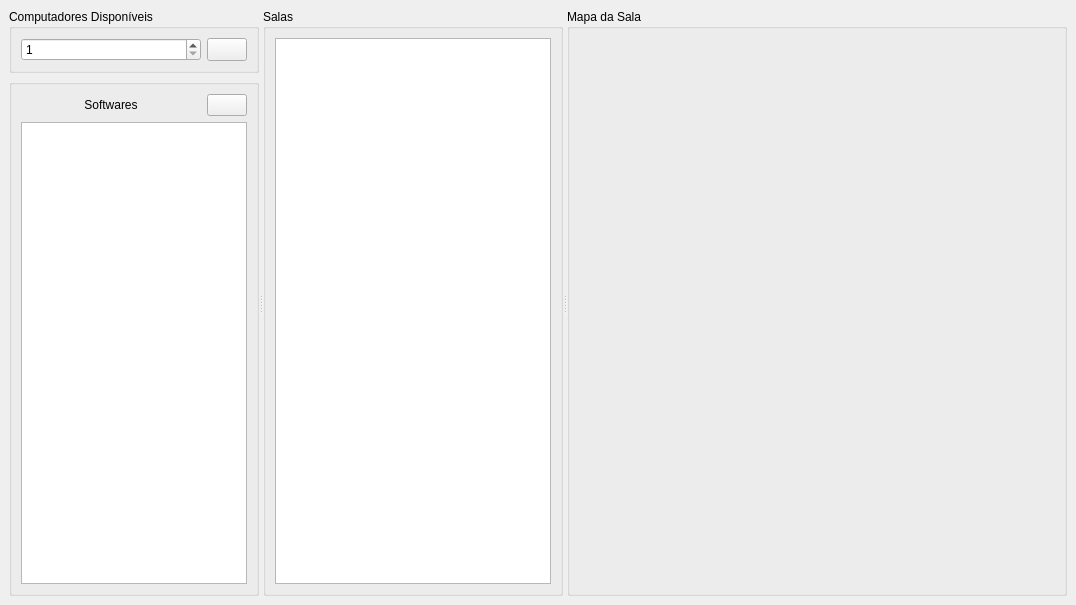
<?xml version="1.0" encoding="UTF-8"?>
<ui version="4.0">
 <class>cliEnter</class>
 <widget class="QMainWindow" name="cliEnter">
  <property name="geometry">
   <rect>
    <x>0</x>
    <y>0</y>
    <width>1066</width>
    <height>605</height>
   </rect>
  </property>
  <property name="windowTitle">
   <string>cliEnter</string>
  </property>
  <widget class="QWidget" name="centralwidget">
   <layout class="QVBoxLayout" name="verticalLayout_4">
    <item>
     <widget class="QSplitter" name="splitter">
      <property name="orientation">
       <enum>Qt::Horizontal</enum>
      </property>
      <property name="childrenCollapsible">
       <bool>false</bool>
      </property>
      <widget class="QWidget" name="layoutWidget">
       <layout class="QVBoxLayout" name="verticalLayout_2">
        <item>
         <widget class="QGroupBox" name="groupBox">
          <property name="minimumSize">
           <size>
            <width>250</width>
            <height>0</height>
           </size>
          </property>
          <property name="contextMenuPolicy">
           <enum>Qt::DefaultContextMenu</enum>
          </property>
          <property name="title">
           <string>Computadores Disponíveis</string>
          </property>
          <property name="flat">
           <bool>false</bool>
          </property>
          <property name="checkable">
           <bool>false</bool>
          </property>
          <layout class="QHBoxLayout" name="horizontalLayout" stretch="1,1">
           <item>
            <widget class="QSpinBox" name="qtDispFilter">
             <property name="minimum">
              <number>1</number>
             </property>
             <property name="maximum">
              <number>36</number>
             </property>
            </widget>
           </item>
           <item>
            <widget class="QPushButton" name="clearQt">
             <property name="sizePolicy">
              <sizepolicy hsizetype="Maximum" vsizetype="Minimum">
               <horstretch>0</horstretch>
               <verstretch>0</verstretch>
              </sizepolicy>
             </property>
             <property name="text">
              <string/>
             </property>
             <property name="icon">
              <iconset theme="edit-clear">
               <normaloff>.</normaloff>.</iconset>
             </property>
            </widget>
           </item>
          </layout>
         </widget>
        </item>
        <item>
         <widget class="QGroupBox" name="groupBox_2">
          <property name="minimumSize">
           <size>
            <width>250</width>
            <height>0</height>
           </size>
          </property>
          <property name="toolTipDuration">
           <number>0</number>
          </property>
          <property name="title">
           <string/>
          </property>
          <property name="alignment">
           <set>Qt::AlignLeading|Qt::AlignLeft|Qt::AlignVCenter</set>
          </property>
          <property name="flat">
           <bool>false</bool>
          </property>
          <property name="checkable">
           <bool>false</bool>
          </property>
          <layout class="QVBoxLayout" name="verticalLayout">
           <item>
            <layout class="QHBoxLayout" name="horizontalLayout_4" stretch="0,0">
             <property name="bottomMargin">
              <number>0</number>
             </property>
             <item>
              <widget class="QLabel" name="label">
               <property name="sizePolicy">
                <sizepolicy hsizetype="Preferred" vsizetype="Preferred">
                 <horstretch>0</horstretch>
                 <verstretch>0</verstretch>
                </sizepolicy>
               </property>
               <property name="text">
                <string>Softwares</string>
               </property>
               <property name="scaledContents">
                <bool>false</bool>
               </property>
               <property name="alignment">
                <set>Qt::AlignCenter</set>
               </property>
               <property name="wordWrap">
                <bool>false</bool>
               </property>
              </widget>
             </item>
             <item>
              <widget class="QPushButton" name="pushButton">
               <property name="sizePolicy">
                <sizepolicy hsizetype="Maximum" vsizetype="Fixed">
                 <horstretch>0</horstretch>
                 <verstretch>0</verstretch>
                </sizepolicy>
               </property>
               <property name="text">
                <string/>
               </property>
               <property name="icon">
                <iconset theme="edit-clear">
                 <normaloff>.</normaloff>.</iconset>
               </property>
              </widget>
             </item>
            </layout>
           </item>
           <item>
            <widget class="QListWidget" name="softwareArea"/>
           </item>
          </layout>
         </widget>
        </item>
       </layout>
      </widget>
      <widget class="QGroupBox" name="groupBox_3">
       <property name="minimumSize">
        <size>
         <width>300</width>
         <height>0</height>
        </size>
       </property>
       <property name="title">
        <string>Salas</string>
       </property>
       <layout class="QVBoxLayout" name="verticalLayout_3" stretch="0">
        <item>
         <widget class="QListWidget" name="salasArea"/>
        </item>
       </layout>
      </widget>
      <widget class="QGroupBox" name="groupBox_4">
       <property name="sizePolicy">
        <sizepolicy hsizetype="Preferred" vsizetype="Preferred">
         <horstretch>1</horstretch>
         <verstretch>0</verstretch>
        </sizepolicy>
       </property>
       <property name="minimumSize">
        <size>
         <width>500</width>
         <height>0</height>
        </size>
       </property>
       <property name="title">
        <string>Mapa da Sala</string>
       </property>
      </widget>
     </widget>
    </item>
   </layout>
  </widget>
  <widget class="QMenuBar" name="menubar">
   <property name="geometry">
    <rect>
     <x>0</x>
     <y>0</y>
     <width>1066</width>
     <height>32</height>
    </rect>
   </property>
  </widget>
 </widget>
 <resources/>
 <connections/>
</ui>
